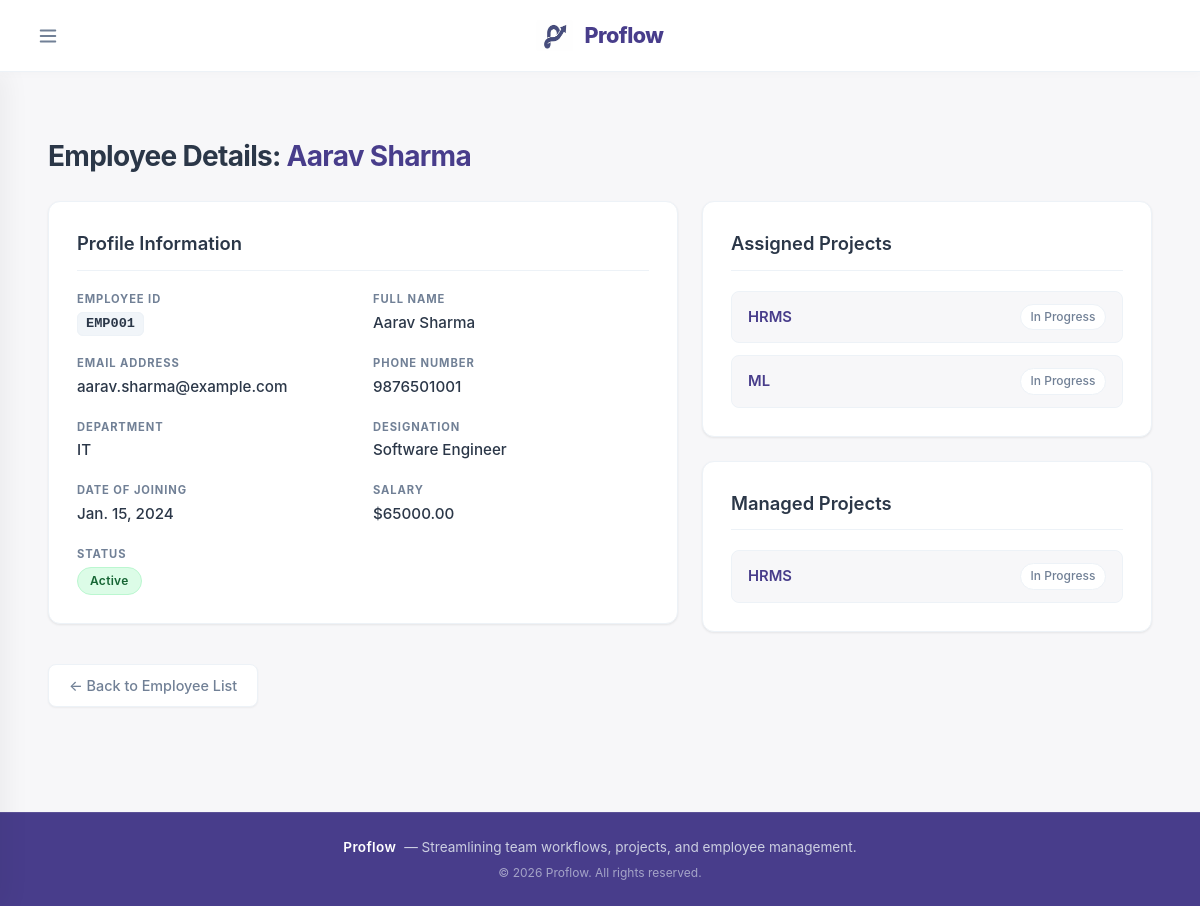
Screenshot of /employees/2/ with the database file from the repository.
### core/models.py (models this page shows, shortened)
class Employee(models.Model):
    employee_id = models.CharField(max_length=10,unique=True)
    name = models.CharField(max_length=50)
    email = models.EmailField(unique=True)
    phone = models.CharField(max_length=15)
    department = models.CharField(max_length=55)
    designation = models.CharField(max_length=50)
    date_of_joining = models.DateField()
    salary = models.DecimalField(max_digits=15,decimal_places=2)
    is_active = models.BooleanField(default=True)

class Project(models.Model):
    Status_Choices=[
        ('Not started','Not Started'),
        ('In Progress','In Progress'),
        ('Completed','Completed'),]
    project_name = models.CharField(max_length=100)
    client_name = models.CharField(max_length=100)
    description = models.TextField()
    start_date =  models.DateField()
    end_date   = models.DateField(null=True,blank=True)
    status = models.CharField(max_length=100,choices=Status_Choices,default='Not started')
    project_manager = models.ForeignKey(
        Employee,
        on_delete=models.SET_NULL,
        null=True,
        blank=True,
        related_name='managed_projects'
     )
    employees = models.ManyToManyField(
        Employee,
        related_name='projects',
        blank=True
    )

### core/views.py (the view)
# urls.py: path('employees/<int:id>/', views.employee_detail, name='employee_detail'),
def employee_detail(request, id):
    employee = get_object_or_404(Employee, id=id)
    context = {
        'employee': employee,
    }
    return render(request, 'employee_details.html', context)

### core/templates/employee_details.html (shortened to what this page needs)
{% extends 'base.html' %}
{% block content %}
<div class="detail-container">
    <div class="page-header">
        <h2>Employee Details: <span class="highlight-title">{{ employee.name }}</span></h2>
    </div>
    <div class="dashboard-grid">
        <div class="detail-card main-card">
            <h3>Profile Information</h3>
            <div class="info-grid">
                <div class="info-item">
                    <span class="label">Employee ID</span>
                    <span class="value"><span class="id-badge">{{ employee.employee_id }}</span></span>
                </div>
                <div class="info-item">
                    <span class="label">Full Name</span>
                    <span class="value">{{ employee.name }}</span>
                </div>
                <div class="info-item">
                    <span class="label">Email Address</span>
                    <span class="value">{{ employee.email }}</span>
                </div>
                <div class="info-item">
                    <span class="label">Phone Number</span>
                    <span class="value">{{ employee.phone }}</span>
                </div>
                <div class="info-item">
                    <span class="label">Department</span>
                    <span class="value">{{ employee.department }}</span>
                </div>
                <div class="info-item">
                    <span class="label">Designation</span>
                    <span class="value">{{ employee.designation }}</span>
                </div>
                <div class="info-item">
                    <span class="label">Date of Joining</span>
                    <span class="value">{{ employee.date_of_joining }}</span>
                </div>
                <div class="info-item">
                    <span class="label">Salary</span>
                    <span class="value salary-text">${{ employee.salary }}</span>
                </div>
                <div class="info-item">
                    <span class="label">Status</span>
                    <span class="value">
                        {% if employee.is_active %}
                            <span class="badge badge-active">Active</span>
                        {% else %}
                            <span class="badge badge-inactive">Inactive</span>
                        {% endif %}
                    </span>
                </div>
            </div>
        </div>
        <div class="projects-stack">
            <div class="detail-card">
                <h3>Assigned Projects</h3>
                <ul class="project-list">
                    {% for project in employee.projects.all %}
                        <li>
                            <a href="{% url 'project_detail' project.id %}" class="project-link">{{ project.project_name }}</a>
                            <span class="project-status">{{ project.status }}</span>
                        </li>
                    {% empty %}
                        <li class="empty-list">No projects assigned to this employee.</li>
                    {% endfor %}
                </ul>
            </div>
            <div class="detail-card">
                <h3>Managed Projects</h3>
                <ul class="project-list">
                    {% for project in employee.managed_projects.all %}
                        <li>
                            <a href="{% url 'project_detail' project.id %}" class="project-link">{{ project.project_name }}</a>
                            <span class="project-status">{{ project.status }}</span>
                        </li>
                    {% empty %}
                        <li class="empty-list">This employee does not manage any projects.</li>
                    {% endfor %}
                </ul>
            </div>
        </div>
    </div>
    <div class="action-footer">
        <a href="{% url 'employee_list' %}" class="btn btn-secondary">← Back to Employee List</a>
    </div>
</div>
{% endblock %}

### core/templates/base.html (style rules this page uses)
:root { --primary-color: #483d8b; --primary-hover: #372f6b; --bg-color: #f7f7f9; --header-bg: #ffffff; --sidebar-bg: #ffffff; --card-bg: #ffffff; --text-main: #2b3748; --text-muted: #718096; --border-color: #edf2f7; --sidebar-width: 280px; --header-height: 72px; --transition-speed: 0.3s cubic-bezier(0.4, 0, 0.2, 1); }
* { box-sizing: border-box; }
body { font-family: -apple-system, BlinkMacSystemFont, "Segoe UI", Roboto, Helvetica, Arial, sans-serif; background-color: var(--bg-color); color: var(--text-main); margin: 0; padding: 0; line-height: 1.5; display: flex; flex-direction: column; min-height: 100vh; }

### core/templates/employee_details.html (style rules this page uses)
.detail-container { width: 100%; max-width: 100%; margin: 0; padding: 2.5rem 3rem; box-sizing: border-box; background-color: var(--bg-color); min-height: calc(100vh - 60px); }
.page-header h2 { font-size: 1.75rem; font-weight: 700; margin-bottom: 1.5rem; color: var(--text-main); letter-spacing: -0.025em; }
.highlight-title { color: #483d8b; }
.dashboard-grid { display: grid; grid-template-columns: 1.4fr 1fr; gap: 1.5rem; width: 100%; align-items: start; }
.projects-stack { display: flex; flex-direction: column; gap: 1.5rem; }
.detail-card { background-color: var(--card-bg); border: 1px solid var(--border-color); border-radius: 0.75rem; padding: 1.75rem; box-shadow: 0 1px 3px 0 rgba(0, 0, 0, 0.05), 0 1px 2px 0 rgba(0, 0, 0, 0.03); }
.detail-card h3 { font-size: 1.15rem; font-weight: 600; color: var(--text-main); margin-top: 0; margin-bottom: 1.25rem; padding-bottom: 0.75rem; border-bottom: 1px solid var(--border-color); }
.info-grid { display: grid; grid-template-columns: repeat(auto-fit, minmax(200px, 1fr)); gap: 1.25rem; }
.info-item { display: flex; flex-direction: column; gap: 0.25rem; }
.info-item .label { font-size: 0.7rem; font-weight: 700; color: var(--text-muted); text-transform: uppercase; letter-spacing: 0.08em; }
.info-item .value { font-size: 0.95rem; color: var(--text-main); font-weight: 500; }
.project-list { list-style: none; padding: 0; margin: 0; display: flex; flex-direction: column; gap: 0.75rem; max-height: 280px; overflow-y: auto; }
.project-list li { display: flex; justify-content: space-between; align-items: center; background-color: var(--bg-color); padding: 0.75rem 1rem; border-radius: 0.5rem; border: 1px solid var(--border-color); transition: border-color 0.15s ease; }
.project-link { color: #483d8b; font-weight: 600; text-decoration: none; font-size: 0.925rem; }
.project-status { font-size: 0.75rem; color: var(--text-muted); background-color: var(--card-bg); padding: 0.2rem 0.6rem; border-radius: 9999px; border: 1px solid var(--border-color); font-weight: 500; white-space: nowrap; }
.id-badge { font-family: ui-monospace, SFMono-Regular, Menlo, Monaco, Consolas, monospace; background-color: #f1f5f9; padding: 0.2rem 0.5rem; border-radius: 0.375rem; font-size: 0.85rem; color: var(--text-main); border: 1px solid var(--border-color); font-weight: 600; }
.salary-text { font-weight: 600; color: #059669; }
.badge { display: inline-flex; align-items: center; padding: 0.25rem 0.75rem; border-radius: 9999px; font-size: 0.75rem; font-weight: 600; letter-spacing: 0.025em; }
.badge-active { background-color: #dcfce7; color: #166534; border: 1px solid #bbf7d0; }
.action-footer { margin-top: 2rem; }
.btn { padding: 0.625rem 1.25rem; border-radius: 0.5rem; font-size: 0.9rem; font-weight: 500; text-decoration: none; cursor: pointer; transition: background-color 0.15s ease, border-color 0.15s ease; display: inline-flex; align-items: center; gap: 0.5rem; }
.btn-secondary { background-color: var(--card-bg); color: var(--text-muted); border: 1px solid var(--border-color); box-shadow: 0 1px 2px 0 rgba(0, 0, 0, 0.05); }

### rows the page displays
Employee: name "Aarav Sharma", employee_id "EMP001", email "aarav.sharma@example.com", phone "9876501001", department "IT", designation "Software Engineer", date_of_joining "Jan. 15, 2024", salary "65000.00"
Project: project_name "HRMS", status "In Progress"
Project: project_name "ML", status "In Progress"
